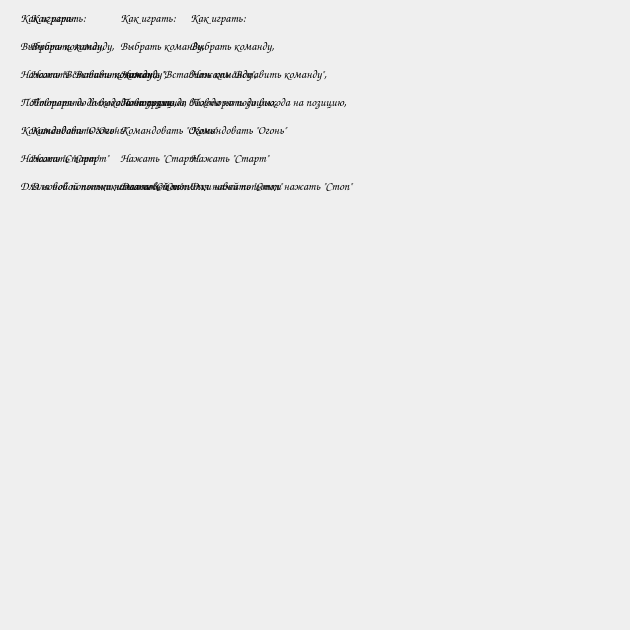
   <widget class="QWidget" name="tab_3">
    <attribute name="title">
     <string>Как играть</string>
    </attribute>
    <widget class="QLabel" name="pic_manual_target_mode">
     <property name="geometry">
      <rect>
       <x>10</x>
       <y>200</y>
       <width>441</width>
       <height>421</height>
      </rect>
     </property>
     <property name="text">
      <string/>
     </property>
     <property name="pixmap">
      <pixmap>1x/examp.PNG</pixmap>
     </property>
     <property name="scaledContents">
      <bool>true</bool>
     </property>
    </widget>
    <widget class="QLabel" name="label_manual_target_mode">
     <property name="geometry">
      <rect>
       <x>20</x>
       <y>10</y>
       <width>301</width>
       <height>181</height>
      </rect>
     </property>
     <property name="sizePolicy">
      <sizepolicy hsizetype="Maximum" vsizetype="Maximum">
       <horstretch>0</horstretch>
       <verstretch>0</verstretch>
      </sizepolicy>
     </property>
     <property name="minimumSize">
      <size>
       <width>30</width>
       <height>0</height>
      </size>
     </property>
     <property name="font">
      <font>
       <family>Comic Sans MS</family>
       <weight>75</weight>
       <bold>true</bold>
      </font>
     </property>
     <property name="text">
      <string>&lt;html&gt;&lt;head/&gt;&lt;body&gt;&lt;p align=&quot;justify&quot;&gt;Как играть:&lt;/p&gt;&lt;p align=&quot;justify&quot;&gt;Выбрать команду,&lt;/p&gt;&lt;p align=&quot;justify&quot;&gt;Нажать &amp;quot;Вставить команду&amp;quot;,&lt;/p&gt;&lt;p align=&quot;justify&quot;&gt;Повторять до выхода на позицию,&lt;/p&gt;&lt;p align=&quot;justify&quot;&gt;Командовать &amp;quot;Огонь&amp;quot;&lt;/p&gt;&lt;p align=&quot;justify&quot;&gt;Нажать &amp;quot;Старт&amp;quot;&lt;/p&gt;&lt;p align=&quot;justify&quot;&gt;Для новой попытки нажать &amp;quot;Стоп&amp;quot;&lt;/p&gt;&lt;/body&gt;&lt;/html&gt;</string>
     </property>
     <property name="alignment">
      <set>Qt::AlignCenter</set>
     </property>
    </widget>
    <widget class="QLabel" name="pic_manual_feast_mode">
     <property name="enabled">
      <bool>true</bool>
     </property>
     <property name="geometry">
      <rect>
       <x>20</x>
       <y>200</y>
       <width>441</width>
       <height>421</height>
      </rect>
     </property>
     <property name="text">
      <string/>
     </property>
     <property name="pixmap">
      <pixmap>1x/examp.PNG</pixmap>
     </property>
     <property name="scaledContents">
      <bool>true</bool>
     </property>
    </widget>
    <widget class="QLabel" name="label_manual_feast_mode">
     <property name="enabled">
      <bool>true</bool>
     </property>
     <property name="geometry">
      <rect>
       <x>30</x>
       <y>10</y>
       <width>301</width>
       <height>181</height>
      </rect>
     </property>
     <property name="sizePolicy">
      <sizepolicy hsizetype="Maximum" vsizetype="Maximum">
       <horstretch>0</horstretch>
       <verstretch>0</verstretch>
      </sizepolicy>
     </property>
     <property name="minimumSize">
      <size>
       <width>30</width>
       <height>0</height>
      </size>
     </property>
     <property name="font">
      <font>
       <family>Comic Sans MS</family>
       <weight>75</weight>
       <bold>true</bold>
      </font>
     </property>
     <property name="text">
      <string>&lt;html&gt;&lt;head/&gt;&lt;body&gt;&lt;p align=&quot;justify&quot;&gt;Как играть:&lt;/p&gt;&lt;p align=&quot;justify&quot;&gt;Выбрать команду,&lt;/p&gt;&lt;p align=&quot;justify&quot;&gt;Нажать &amp;quot;Вставить команду&amp;quot;,&lt;/p&gt;&lt;p align=&quot;justify&quot;&gt;Повторять до выхода на позицию,&lt;/p&gt;&lt;p align=&quot;justify&quot;&gt;Командовать &amp;quot;Огонь&amp;quot;&lt;/p&gt;&lt;p align=&quot;justify&quot;&gt;Нажать &amp;quot;Старт&amp;quot;&lt;/p&gt;&lt;p align=&quot;justify&quot;&gt;Для новой попытки нажать &amp;quot;Стоп&amp;quot;&lt;/p&gt;&lt;/body&gt;&lt;/html&gt;</string>
     </property>
     <property name="alignment">
      <set>Qt::AlignCenter</set>
     </property>
    </widget>
    <widget class="QLabel" name="pic_manual_terminator_mode">
     <property name="enabled">
      <bool>true</bool>
     </property>
     <property name="geometry">
      <rect>
       <x>110</x>
       <y>200</y>
       <width>441</width>
       <height>421</height>
      </rect>
     </property>
     <property name="text">
      <string/>
     </property>
     <property name="pixmap">
      <pixmap>1x/examp.PNG</pixmap>
     </property>
     <property name="scaledContents">
      <bool>true</bool>
     </property>
    </widget>
    <widget class="QLabel" name="label_manual_terminator_mode">
     <property name="enabled">
      <bool>true</bool>
     </property>
     <property name="geometry">
      <rect>
       <x>120</x>
       <y>10</y>
       <width>301</width>
       <height>181</height>
      </rect>
     </property>
     <property name="sizePolicy">
      <sizepolicy hsizetype="Maximum" vsizetype="Maximum">
       <horstretch>0</horstretch>
       <verstretch>0</verstretch>
      </sizepolicy>
     </property>
     <property name="minimumSize">
      <size>
       <width>30</width>
       <height>0</height>
      </size>
     </property>
     <property name="font">
      <font>
       <family>Comic Sans MS</family>
       <weight>75</weight>
       <bold>true</bold>
      </font>
     </property>
     <property name="text">
      <string>&lt;html&gt;&lt;head/&gt;&lt;body&gt;&lt;p align=&quot;justify&quot;&gt;Как играть:&lt;/p&gt;&lt;p align=&quot;justify&quot;&gt;Выбрать команду,&lt;/p&gt;&lt;p align=&quot;justify&quot;&gt;Нажать &amp;quot;Вставить команду&amp;quot;,&lt;/p&gt;&lt;p align=&quot;justify&quot;&gt;Повторять до выхода на позицию,&lt;/p&gt;&lt;p align=&quot;justify&quot;&gt;Командовать &amp;quot;Огонь&amp;quot;&lt;/p&gt;&lt;p align=&quot;justify&quot;&gt;Нажать &amp;quot;Старт&amp;quot;&lt;/p&gt;&lt;p align=&quot;justify&quot;&gt;Для новой попытки нажать &amp;quot;Стоп&amp;quot;&lt;/p&gt;&lt;/body&gt;&lt;/html&gt;</string>
     </property>
     <property name="alignment">
      <set>Qt::AlignCenter</set>
     </property>
    </widget>
    <widget class="QLabel" name="pic_manual_human_mode">
     <property name="enabled">
      <bool>true</bool>
     </property>
     <property name="geometry">
      <rect>
       <x>180</x>
       <y>200</y>
       <width>441</width>
       <height>421</height>
      </rect>
     </property>
     <property name="text">
      <string/>
     </property>
     <property name="pixmap">
      <pixmap>1x/examp.PNG</pixmap>
     </property>
     <property name="scaledContents">
      <bool>true</bool>
     </property>
    </widget>
    <widget class="QLabel" name="label_manual_human_mode">
     <property name="enabled">
      <bool>true</bool>
     </property>
     <property name="geometry">
      <rect>
       <x>190</x>
       <y>10</y>
       <width>301</width>
       <height>181</height>
      </rect>
     </property>
     <property name="sizePolicy">
      <sizepolicy hsizetype="Maximum" vsizetype="Maximum">
       <horstretch>0</horstretch>
       <verstretch>0</verstretch>
      </sizepolicy>
     </property>
     <property name="minimumSize">
      <size>
       <width>30</width>
       <height>0</height>
      </size>
     </property>
     <property name="font">
      <font>
       <family>Comic Sans MS</family>
       <weight>75</weight>
       <bold>true</bold>
      </font>
     </property>
     <property name="text">
      <string>&lt;html&gt;&lt;head/&gt;&lt;body&gt;&lt;p align=&quot;justify&quot;&gt;Как играть:&lt;/p&gt;&lt;p align=&quot;justify&quot;&gt;Выбрать команду,&lt;/p&gt;&lt;p align=&quot;justify&quot;&gt;Нажать &amp;quot;Вставить команду&amp;quot;,&lt;/p&gt;&lt;p align=&quot;justify&quot;&gt;Повторять до выхода на позицию,&lt;/p&gt;&lt;p align=&quot;justify&quot;&gt;Командовать &amp;quot;Огонь&amp;quot;&lt;/p&gt;&lt;p align=&quot;justify&quot;&gt;Нажать &amp;quot;Старт&amp;quot;&lt;/p&gt;&lt;p align=&quot;justify&quot;&gt;Для новой попытки нажать &amp;quot;Стоп&amp;quot;&lt;/p&gt;&lt;/body&gt;&lt;/html&gt;</string>
     </property>
     <property name="alignment">
      <set>Qt::AlignCenter</set>
     </property>
    </widget>
   </widget>
